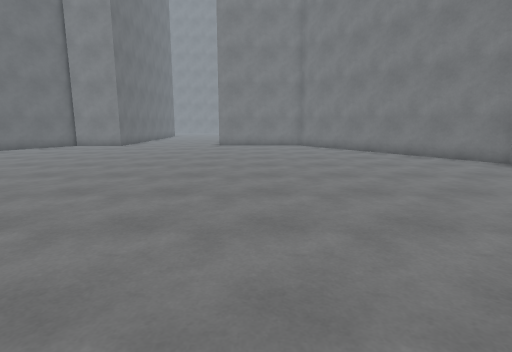
view 1 (above)

12 first-person views from a walk through a scene from a Unity 3-D project. The camera is 1.4 m above the floor, tilts 10° down and sees 80° across. The floor is counted in squares, 1 m on a side. Each view is taken from the middle of a square. On the plan, view 1 faces up. The plan holds only what a view shows up to about 14 squares ahead; the rest is blank. The place goes on beyond the plan. The player is left out. Surface patterns are stand-ins for the level's own textures.

view 2
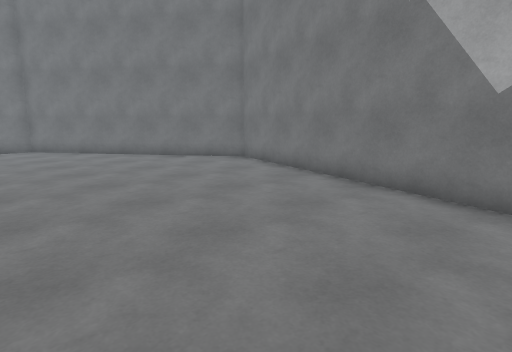

view 3
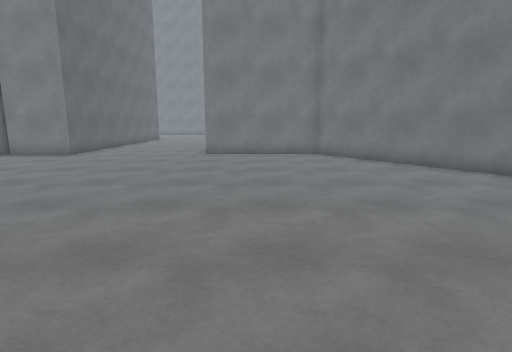

view 4
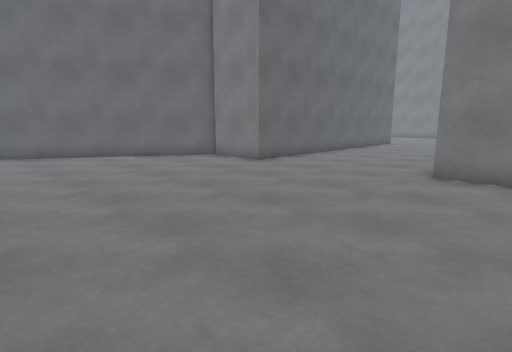

view 5
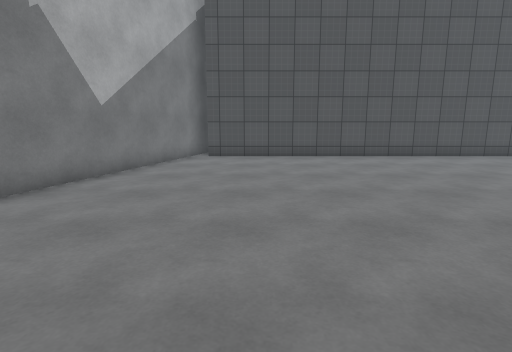

view 6
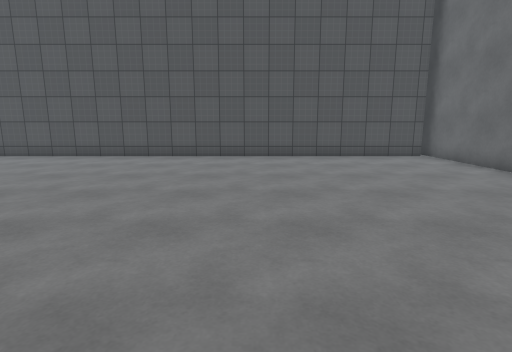

view 7
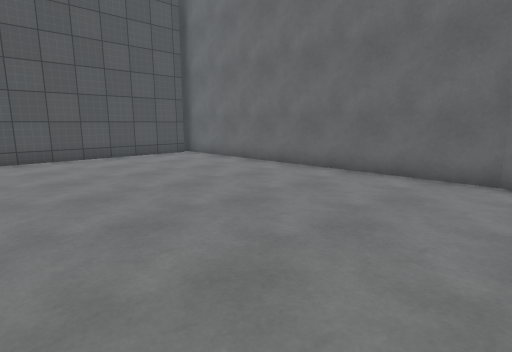

view 8
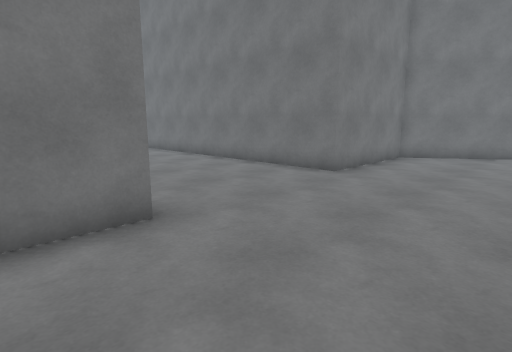

view 9
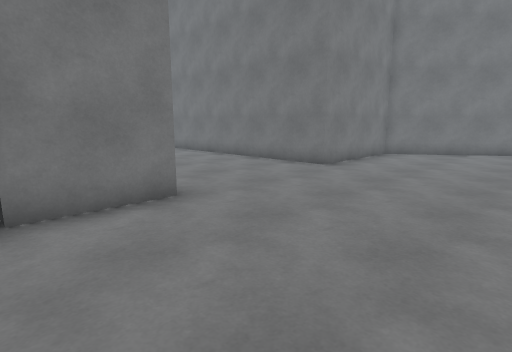

view 10
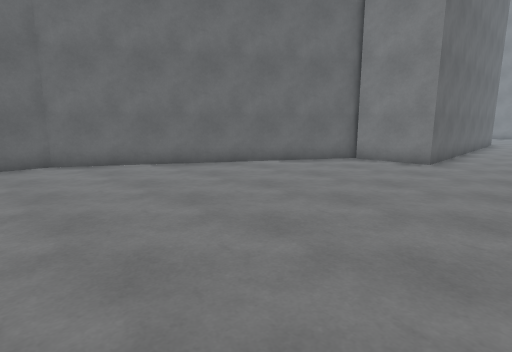

view 11
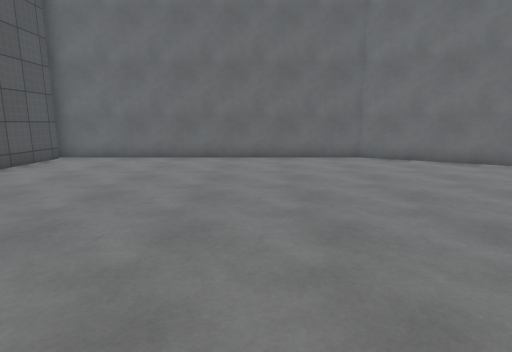

view 12
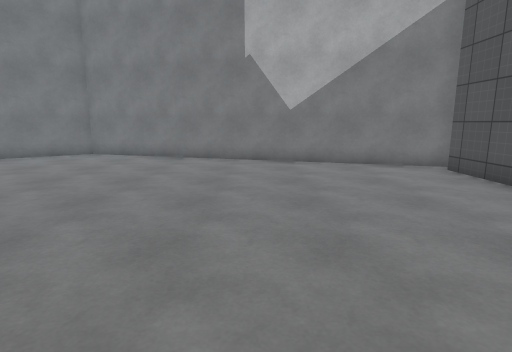

### Floor plan
Points are (right, up) in squares from view 1. A wall is a line through its corners. A room is listed if a view was taken in it or the views show most of it. See-through windows are left out.
Room 1 (views 1, 2, 3, 4, 5, 6, 7, 8, 9, 10, 11, 12)
walls: (-10.7, 18.4) (-16.2, 9.2) (-16.2, -3.5); (4.5, -3.6) (8.6, 10.3) (2.7, 18.6) (-2.2, 18.6) (-2.2, 23.5); (-8, 23.5) (-8, 18.2) (-10.6, 18.2); (-16, -2.7) (4, -2.7)

Where each view was taken, in squares from view 1:
view 1: 0 up, 0 right, facing up
view 2: 1 up, 0 right, facing up-right
view 3: 5 up, 0 right, facing up
view 4: 10 up, 0 right, facing up-left
view 5: 10 up, 2 right, facing down
view 6: 10 up, 9 left, facing down
view 7: 10 up, 8 left, facing down-left
view 8: 14 up, 10 left, facing up-right
view 9: 13 up, 11 left, facing up-right
view 10: 7 up, 5 left, facing up-left
view 11: 5 up, 4 left, facing left
view 12: 3 up, 5 left, facing right
